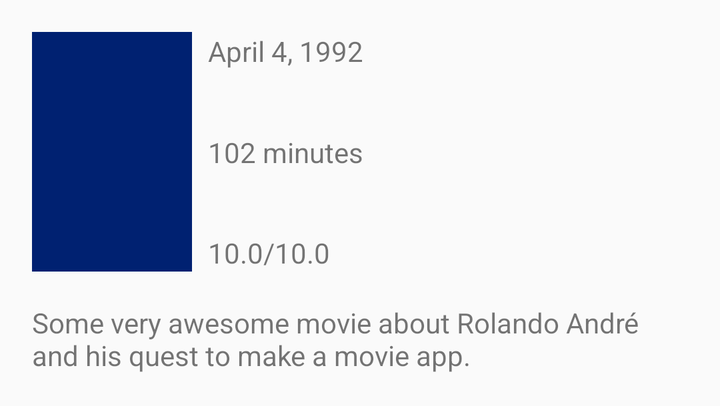
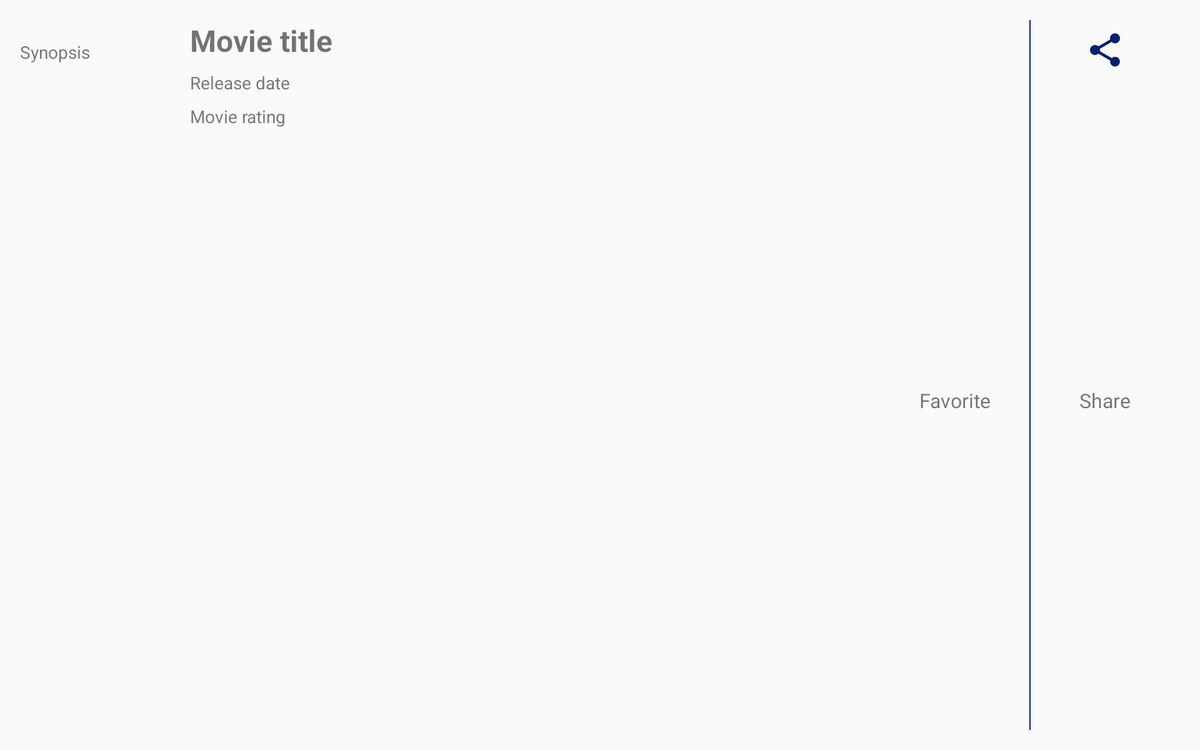

The same Android screen from two of the app's own layout files: first res/layout/ as a phone draws it, then the repository's variant for another configuration, drawn on a device whose configuration selects that folder. Both files follow.
<!-- AndroidManifest.xml: application theme AppTheme -->
<!-- res/layout/primary_details.xml -->
<?xml version="1.0" encoding="utf-8"?>
<androidx.constraintlayout.widget.ConstraintLayout xmlns:android="http://schemas.android.com/apk/res/android"
    xmlns:tools="http://schemas.android.com/tools"
    android:layout_width="match_parent"
    android:layout_height="wrap_content"
    xmlns:app="http://schemas.android.com/apk/res-auto"
    android:padding="@dimen/activity_margin_general">

    <ImageView
        android:id="@+id/thumbnail"
        android:layout_width="@dimen/poster_width"
        android:layout_height="wrap_content"
        android:adjustViewBounds="true"
        app:layout_constraintStart_toStartOf="parent"
        app:layout_constraintTop_toTopOf="parent"
        tools:layout_height="120dp"
        tools:background="@color/colorAccent"/>

    <TextView
        android:id="@+id/releaseDateLabel"
        android:layout_width="wrap_content"
        android:layout_height="wrap_content"
        android:layout_marginStart="8dp"
        app:layout_constraintTop_toTopOf="@id/thumbnail"
        app:layout_constraintStart_toEndOf="@id/thumbnail"
        tools:text="April 4, 1992"/>

    <TextView
        android:id="@+id/runtimeLabel"
        android:layout_width="wrap_content"
        android:layout_height="match_parent"
        app:layout_constraintStart_toStartOf="@id/releaseDateLabel"
        app:layout_constraintTop_toTopOf="@id/thumbnail"
        app:layout_constraintBottom_toBottomOf="@id/thumbnail"
        tools:text="102 minutes"/>

    <TextView
        android:id="@+id/movieRatingLabel"
        android:layout_width="wrap_content"
        android:layout_height="wrap_content"
        app:layout_constraintStart_toStartOf="@id/releaseDateLabel"
        app:layout_constraintBottom_toBottomOf="@id/thumbnail"
        tools:text="10.0/10.0" />

    <TextView
        android:id="@+id/summary"
        android:layout_width="0dp"
        android:layout_height="wrap_content"
        android:layout_marginTop="@dimen/activity_margin_general"
        app:layout_constraintStart_toStartOf="parent"
        app:layout_constraintTop_toBottomOf="@id/thumbnail"
        tools:text="Some very awesome movie about Rolando André and his quest to make a movie app."/>

</androidx.constraintlayout.widget.ConstraintLayout>
<!-- resources referenced by this layout -->
<resources>
  <color name="colorAccent">#002171</color>
  <dimen name="activity_margin_general">16dp</dimen>
  <dimen name="poster_width">80dp</dimen>
  <style name="AppTheme" parent="Theme.AppCompat.Light.DarkActionBar">
          
          <item name="colorPrimary">@color/colorPrimary</item>
          <item name="colorPrimaryDark">@color/colorPrimaryDark</item>
          <item name="colorAccent">@color/colorAccent</item>
      </style>
  <color name="colorPrimary">#0d47a1</color>
  <color name="colorPrimaryDark">#002171</color>
</resources>
<!-- res/layout-sw600dp-land/primary_details.xml (the repository's variant of the layout above) -->
<!-- drawn on a 7-inch tablet turned sideways -->
<?xml version="1.0" encoding="utf-8"?>
<RelativeLayout
    xmlns:android="http://schemas.android.com/apk/res/android"
    xmlns:tools="http://schemas.android.com/tools"
    android:layout_width="match_parent"
    android:layout_height="wrap_content">

    <ImageView
        android:id="@+id/iv_poster_thumbnail"
        android:layout_width="@dimen/poster_width_wide"
        android:layout_height="wrap_content"
        android:adjustViewBounds="true"
        android:layout_margin="@dimen/activity_margin_general"/>

    <TextView
        android:id="@+id/tv_movie_title"
        tools:text="@string/movie_title"
        android:textStyle="bold"
        android:textSize="@dimen/movie_title_text_size"
        android:layout_width="wrap_content"
        android:layout_height="wrap_content"
        android:layout_marginTop="@dimen/activity_vertical_margin"
        android:layout_toRightOf="@+id/iv_poster_thumbnail"/>

    <TextView
        android:id="@+id/tv_release_date"
        tools:text="@string/release_date"
        android:layout_width="wrap_content"
        android:layout_height="wrap_content"
        android:layout_marginTop="@dimen/activity_vertical_margin_small"
        android:layout_below="@id/tv_movie_title"
        android:layout_toRightOf="@+id/iv_poster_thumbnail"/>

    <TextView
        android:id="@+id/tv_movie_rating"
        tools:text="@string/movie_rating"
        android:layout_width="wrap_content"
        android:layout_height="wrap_content"
        android:layout_marginTop="@dimen/activity_vertical_margin_small"
        android:layout_below="@+id/tv_release_date"
        android:layout_toRightOf="@+id/iv_poster_thumbnail"/>

    <TextView
        android:id="@+id/tv_synopsis_content"
        android:layout_width="match_parent"
        android:layout_height="wrap_content"
        android:layout_below="@+id/iv_poster_thumbnail"
        android:layout_marginLeft="@dimen/activity_horizontal_margin"
        android:layout_marginRight="@dimen/activity_horizontal_margin"
        android:layout_marginBottom="@dimen/activity_vertical_margin"
        tools:text="@string/synopsis"/>

    <include
        android:layout_width="@dimen/star_and_share_wide_width"
        android:layout_height="wrap_content"
        android:layout_margin="@dimen/activity_margin_general"
        android:layout_alignParentRight="true"
        layout="@layout/star_and_share"/>

</RelativeLayout>
<!-- res/layout/star_and_share.xml (included above) -->
<?xml version="1.0" encoding="utf-8"?>
<android.support.constraint.ConstraintLayout
    xmlns:android="http://schemas.android.com/apk/res/android"
    android:layout_width="match_parent"
    android:layout_height="wrap_content"
    xmlns:app="http://schemas.android.com/apk/res-auto">

    <android.support.constraint.Guideline
        android:id="@+id/guideline"
        android:layout_width="wrap_content"
        android:layout_height="wrap_content"
        android:orientation="vertical"
        app:layout_constraintGuide_percent="0.5"/>

    <ImageView
        android:id="@+id/star"
        android:src="@drawable/ic_star_black_24dp"
        android:layout_width="@dimen/icon_size"
        android:layout_height="@dimen/icon_size"
        android:layout_marginTop="@dimen/activity_vertical_margin_small"
        app:layout_constraintTop_toTopOf="parent"
        app:layout_constraintLeft_toLeftOf="parent"
        app:layout_constraintRight_toLeftOf="@+id/guideline" />

    <TextView
        android:id="@+id/tv_star_label"
        android:layout_width="wrap_content"
        android:layout_height="wrap_content"
        android:text="@string/favorite"
        android:textSize="@dimen/icon_label_size"
        android:layout_margin="@dimen/activity_vertical_margin_small"
        app:layout_constraintTop_toBottomOf="@+id/star"
        app:layout_constraintLeft_toLeftOf="@+id/star"
        app:layout_constraintRight_toRightOf="@+id/star"
        app:layout_constraintBottom_toBottomOf="parent"/>

    <ImageView
        android:id="@+id/share"
        android:src="@drawable/ic_share_black_24dp"
        android:layout_width="@dimen/icon_size"
        android:layout_height="@dimen/icon_size"
        android:layout_marginTop="@dimen/activity_vertical_margin_small"
        app:layout_constraintTop_toTopOf="parent"
        app:layout_constraintLeft_toLeftOf="@+id/guideline"
        app:layout_constraintRight_toRightOf="parent"/>

    <TextView
        android:id="@+id/tv_share_label"
        android:layout_width="wrap_content"
        android:layout_height="wrap_content"
        android:text="@string/share"
        android:textSize="@dimen/icon_label_size"
        android:layout_margin="@dimen/activity_vertical_margin_small"
        app:layout_constraintTop_toBottomOf="@+id/share"
        app:layout_constraintLeft_toLeftOf="@+id/share"
        app:layout_constraintRight_toRightOf="@+id/share"
        app:layout_constraintBottom_toBottomOf="parent"/>

    <View
        android:layout_width="1dp"
        android:layout_height="match_parent"
        android:background="@color/colorPrimaryDark"
        app:layout_constraintTop_toTopOf="parent"
        app:layout_constraintBottom_toBottomOf="parent"
        app:layout_constraintLeft_toLeftOf="parent"
        app:layout_constraintRight_toRightOf="parent" />
</android.support.constraint.ConstraintLayout>
<!-- resources referenced by the variant -->
<!-- as a 7-inch tablet turned sideways resolves them -->
<resources>
  <color name="colorPrimaryDark">#002171</color>
  <dimen name="activity_horizontal_margin">16dp</dimen>
  <dimen name="activity_margin_general">16dp</dimen>
  <dimen name="activity_vertical_margin">16dp</dimen>
  <dimen name="activity_vertical_margin_small">8dp</dimen>
  <dimen name="icon_label_size">16sp</dimen>
  <dimen name="icon_size">32dp</dimen>
  <dimen name="movie_title_text_size">24sp</dimen>
  <dimen name="poster_width_wide">120dp</dimen>
  <dimen name="star_and_share_wide_width">240dp</dimen>
  <!-- drawable ic_share_black_24dp (drawable) -->
  <vector android:autoMirrored="true"
      android:height="24dp"
      android:viewportHeight="24.0"
      android:viewportWidth="24.0"
      android:width="24dp"
      xmlns:android="http://schemas.android.com/apk/res/android">
      <path
          android:fillColor="@color/colorAccent"
          android:pathData="M18,16.08c-0.76,0 -1.44,0.3 -1.96,0.77L8.91,12.7c0.05,-0.23 0.09,-0.46 0.09,-0.7s-0.04,-0.47 -0.09,-0.7l7.05,-4.11c0.54,0.5 1.25,0.81 2.04,0.81 1.66,0 3,-1.34 3,-3s-1.34,-3 -3,-3 -3,1.34 -3,3c0,0.24 0.04,0.47 0.09,0.7L8.04,9.81C7.5,9.31 6.79,9 6,9c-1.66,0 -3,1.34 -3,3s1.34,3 3,3c0.79,0 1.5,-0.31 2.04,-0.81l7.12,4.16c-0.05,0.21 -0.08,0.43 -0.08,0.65 0,1.61 1.31,2.92 2.92,2.92 1.61,0 2.92,-1.31 2.92,-2.92s-1.31,-2.92 -2.92,-2.92z"/>
  </vector>
  <string name="favorite">Favorite</string>
  <string name="movie_rating">Movie rating</string>
  <string name="movie_title">Movie title</string>
  <string name="release_date">Release date</string>
  <string name="share">Share</string>
  <string name="synopsis">Synopsis</string>
  <style name="AppTheme" parent="Theme.AppCompat.Light.DarkActionBar">
          
          <item name="colorPrimary">@color/colorPrimary</item>
          <item name="colorPrimaryDark">@color/colorPrimaryDark</item>
          <item name="colorAccent">@color/colorAccent</item>
      </style>
  <color name="colorAccent">#002171</color>
  <color name="colorPrimary">#0d47a1</color>
</resources>
